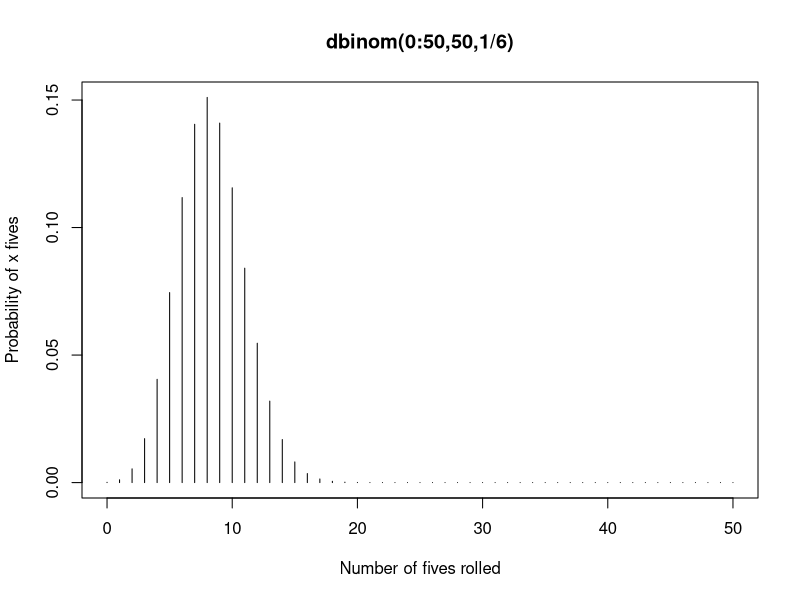

The R source for this figure:
probs <- dbinom(0:50, 50, 1/6)
plot(	0:50,probs,
	type = "h",
	xlab = "Number of fives rolled",
	ylab = "Probability of x fives",
	main = "dbinom(0:50,50,1/6)")